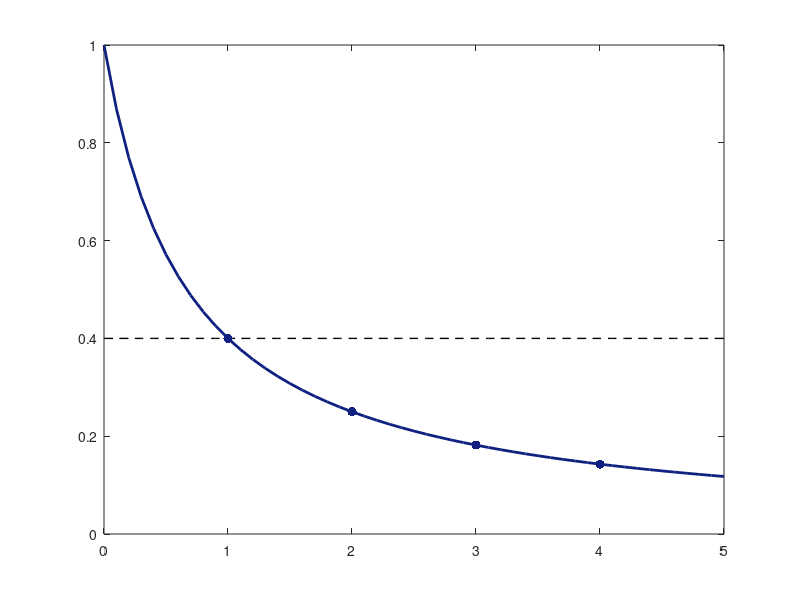

This figure's MATLAB source: (Note: this script raises an error after producing the figure.)
%% supp fig - initial proportion asymptomatic transmission vs. R_0,s/R_0,a

clear all; close all; clc;

%% save figure?
save_ans_Fig = 0;
% 0: don't save
% 1: save

figure_name = 'SuppFig_fixedpropasymp_zvsrelR0_102622';

%% set up colors
cbf_colors_db = [15,32,128]/255; % dark blue - same time scales
cbf_colors_v = [169,90,161]/255; % violet - longer time scale of asymptomatic
cbf_colors_lb = [133,192,249]/255; % light blue - even longer time scale of asymptomatc

cbf_colors_vector = [cbf_colors_db;cbf_colors_v;cbf_colors_lb];
%%
p = 0.4; % intrinsic proportion of asymptomatic infections
t_vary = [1,5/6,5/8]; % ratio of T_s/T_a = t
% beta_ratio_sims = [1,1.196149217809868,1.600243383024034];

k_vector = linspace(0,5,51); % ratio of beta_s/beta_a = k
k_discrete = k_vector(11:10:41);

for count=1:length(t_vary)
    
    this_t = t_vary(count);
    %     this_beta_ratio = beta_ratio_sims(count)
    
    %     this_ind = find(k_vector>this_beta_ratio);
    %     this_k = k_vector(this_ind(1));
    %     k_discrete(count) = this_k;
    
    z(count,:) = p./(p+(1-p)*k_vector*this_t); % initial proprotion of asymptomatic transmission
    z_discrete(count,:) = z(count,11:10:41);
    %     z_discrete(count) = p./(p+(1-p)*this_k*this_t);
    
end

%% plot figure
figure(1);
plot(k_vector,p*ones(size(k_vector)),'k--','LineWidth',1); hold on;
% for counter=1:length(t_vary)
    
    this_t = t_vary(1);
    this_p(1)=plot(k_vector*this_t,z(1,:),'Color',cbf_colors_vector(1,:),'LineWidth',2); hold on;
    plot(k_discrete*this_t,z_discrete(1,:),'.','Color',cbf_colors_vector(1,:),'MarkerSize',20); hold on;
    this_p(1).Color(4) = 1-0.18*(1);
% end
%     this_p=semilogy(params.t_span,results.Rt_fixedpropasymp,'Color',cbf_colors,'LineWidth',2); hold on;
%     this_p.Color(4) = 1-0.18*(counter);

axis([0 5 0 1]);
xticks([0:0.5:5]); yticks([0:0.1:1]);
xlabel('$\mathcal R_{0,s}/\mathcal R_{0,a}$','Interpreter','Latex');
% xlabel('$\beta_{s}/\beta_{a}$','Interpreter','Latex');
ylabel({'Intrinsic Proportion of'; 'Asymptomatic Transmission, $z$'},'Interpreter','Latex');
f1=gca;
f1.LineWidth = 1;
f1.FontSize = 14;
f1.FontWeight = 'normal';
f1.FontName = 'Times';

set(f1,'xticklabel',[{'0'},{''},{'1'},{''},{'2'},{''},{'3'},{''},{'4'},{''},{'5'}]);
set(f1,'yticklabel',[{'0'},{''},{'0.2'},{''},{'0.4'},{''},{'0.6'},{''},{'0.8'},{''},{'1'}]);

% legend_char1 = ['$T_s = T_a = 5$ days'];
% legend_char2 = ['$T_s = 5$ days, $T_a = 6 $ days'];
% legend_char3 = ['$T_s = 5$ days, $T_a = 8$ days'];
% legend(this_p,{legend_char1,legend_char2,legend_char3}, 'Interpreter','Latex','Location','NorthEast','FontSize',11);
% legend box off

%% save figure
if save_ans_Fig
    
    folder_location = './../Figures_ms_all/supp/';
    saveas(f1,strcat(folder_location,figure_name),'epsc');
    
    fprintf('Figure saved:\n');
    fprintf(strcat(figure_name,'\n\n'));
    
    fprintf('Location:\n');
    fprintf(strcat(folder_location,'\n\n'));
    
else
    
    fprintf('Figure not saved.\n');
    
end

